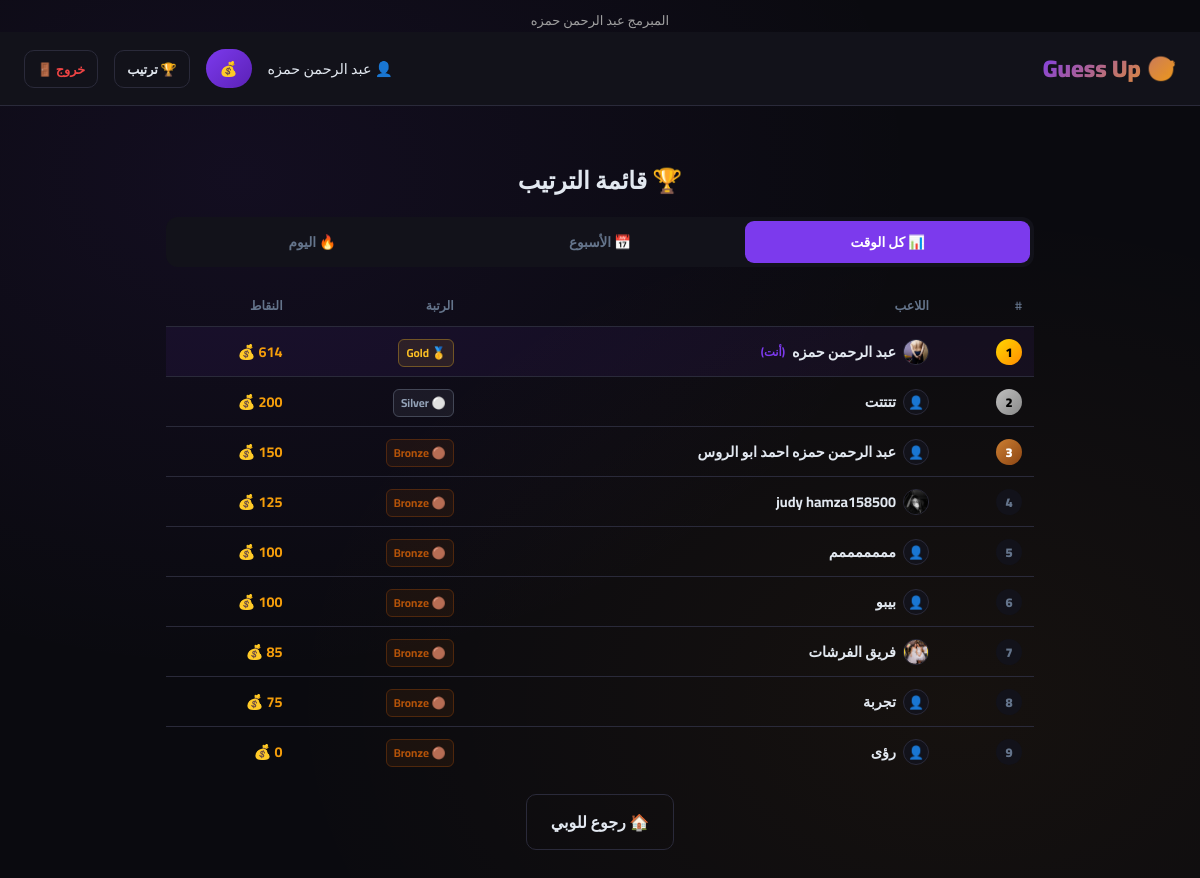
Screenshot of /leaderboard (signed in) with the database file from the repository.
### models.py (models this page shows, shortened)
class Player(db.Model):
    __tablename__     = 'players'
    id                = db.Column(db.Integer, primary_key=True)
    player_name       = db.Column(db.String(50), unique=True, nullable=False)
    password_hash     = db.Column(db.String(256), nullable=False)
    points            = db.Column(db.Integer, default=100)
    xp                = db.Column(db.Integer, default=0)       # م12: XP
    win_streak        = db.Column(db.Integer, default=0)       # م4: Streak
    best_streak       = db.Column(db.Integer, default=0)       # م4: أحسن streak
    last_daily_reward = db.Column(db.DateTime, nullable=True)  # م2: Daily Reward
    avatar            = db.Column(db.String(200), nullable=True)
    created_at        = db.Column(db.DateTime, default=datetime.utcnow)
    @property
    def rank(self):
        if self.points >= 1000: return {'name': 'Diamond', 'icon': '💎', 'color': '#60a5fa'}
        if self.points >= 500:  return {'name': 'Gold',    'icon': '🥇', 'color': '#fbbf24'}
        if self.points >= 200:  return {'name': 'Silver',  'icon': '⚪', 'color': '#94a3b8'}
        return                         {'name': 'Bronze',  'icon': '🟤', 'color': '#b45309'}

### app.py (the view)
@app.route('/leaderboard')
def leaderboard():
    all_time = get_leaderboard(20)
    week_ago = datetime.utcnow() - timedelta(days=7)
    today    = datetime.utcnow() - timedelta(hours=24)
    def weekly_board(since, lim=20):
        rows = (db.session.query(Match.winner_id,
                    db.func.sum(Match.bet).label('earned'),
                    db.func.count(Match.id).label('wins'))
                .filter(Match.created_at >= since, Match.winner_id != None)
                .group_by(Match.winner_id)
                .order_by(db.func.sum(Match.bet).desc()).limit(lim).all())
        return [{'player': get_player_by_id(r.winner_id),
                 'earned': r.earned, 'wins': r.wins}
                for r in rows if get_player_by_id(r.winner_id)]
    return render_template('leaderboard.html',
                           players=all_time,
                           weekly=weekly_board(week_ago),
                           today=weekly_board(today))

### auth.py (called while the page is built)
def get_player_by_id(player_id):
    return Player.query.filter_by(id=player_id).first()

### points.py (called while the page is built)
def get_leaderboard(limit=20):
    return Player.query.order_by(Player.points.desc()).limit(limit).all()

### templates/Leaderboard.html (shortened to what this page needs)
{% extends 'base.html' %}
{% block content %}
<div class="container">
    <div style="text-align:center;padding:20px 0 14px">
        <h1 style="font-size:1.5rem;font-weight:900">🏆 قائمة الترتيب</h1>
    </div>
    <div class="lb-tabs">
        <button class="lb-tab active" onclick="switchTab('alltime',this)">📊 كل الوقت</button>
        <button class="lb-tab"       onclick="switchTab('weekly',this)">📅 الأسبوع</button>
        <button class="lb-tab"       onclick="switchTab('today',this)">🔥 اليوم</button>
    </div>
    <div id="tab-alltime">
        {% if players %}
        <table class="lb-table">
            <thead><tr><th>#</th><th>اللاعب</th><th>الرتبة</th><th>النقاط</th></tr></thead>
            <tbody>
            {% for p in players %}
            {% set r = p.rank %}
            <tr {% if session.player_id == p.id %}class="me-row"{% endif %}>
                <td>
                    <span class="rank-badge rank-{% if loop.index<=3 %}{{loop.index}}{% else %}n{% endif %}">
                        {{loop.index}}
                    </span>
                </td>
                <td>
                    <a href="/player/{{ p.id }}" class="player-link">
                        {% if p.avatar %}
                            <img src="/static/avatars/{{ p.avatar }}" class="avatar-xs" alt="">
                        {% else %}
                            <span class="avatar-xs-ph">👤</span>
                        {% endif %}
                        {{ p.player_name }}
                        {% if session.player_id == p.id %}
                            <span style="color:var(--accent);font-size:.72rem">(أنت)</span>
                        {% endif %}
                    </a>
                </td>
                <td>
                    <span class="rank-tag" data-rank-color="{{ r.color }}">
                        {{ r.icon }} {{ r.name }}
                    </span>
                </td>
                <td class="pts-cell">{{ p.points }} 💰</td>
            </tr>
            {% endfor %}
            </tbody>
        </table>
        {% else %}
        <div style="text-align:center;color:var(--muted);padding:40px">مفيش لاعبين بعد 😅</div>
        {% endif %}
    </div>
    <div style="text-align:center;margin-top:18px">
        <a href="/lobby" class="btn btn-ghost">🏠 رجوع للوبي</a>
    </div>
</div>
{% endblock %}

### templates/Base.html (shortened to what this page needs)
<!DOCTYPE html>
<html lang="ar" dir="rtl">
<head>
</head>
    <body>
        <div style="text-align: center; font-weight: 300; color: #a0a0a0; font-size: 13px; padding-top: 8px;">
            المبرمج عبد الرحمن حمزه
        </div>
    <nav>
        <a href="/" class="nav-logo">🎯 Guess Up</a>
        <div class="nav-info">
            {% if session.player_name %}
                <span>👤 {{ session.player_name }}</span>
                <span class="points-badge">
                    💰
                </span>
                <a href="/leaderboard" class="btn btn-ghost" style="padding:6px 12px;font-size:0.8rem">🏆 ترتيب</a>
                <a href="/logout" class="btn btn-ghost" style="padding:6px 12px;font-size:0.8rem;color:var(--red)">خروج 🚪</a>
            {% endif %}
        </div>
    </nav>
    {% block content %}{% endblock %}
</body>
</html>

### templates/Base.html (style rules this page uses)
* { margin: 0; padding: 0; box-sizing: border-box; }
:root { --bg: #0a0a0f; --surface: #12121a; --card: #1a1a26; --border: #2a2a3a; --accent: #7c3aed; --accent2: #f59e0b; --green: #10b981; --red: #ef4444; --text: #e2e8f0; --muted: #64748b; --glow: 0 0 20px rgba(124,58,237,0.4); }
body { font-family: 'Cairo', sans-serif; background: var(--bg); color: var(--text); min-height: 100vh; background-image: radial-gradient(ellipse at 20% 20%, rgba(124,58,237,0.08) 0%, transparent 50%), radial-gradient(ellipse at 80% 80%, rgba(245,158,11,0.05) 0%, transparent 50%); }
nav { background: var(--surface); border-bottom: 1px solid var(--border); padding: 14px 24px; display: flex; justify-content: space-between; align-items: center; }
.nav-logo { font-size: 1.5rem; font-weight: 900; background: linear-gradient(135deg, var(--accent), var(--accent2)); -webkit-background-clip: text; -webkit-text-fill-color: transparent; text-decoration: none; }
.nav-info { display: flex; align-items: center; gap: 16px; font-size: 0.9rem; }
.points-badge { background: linear-gradient(135deg, var(--accent), #5b21b6); padding: 6px 14px; border-radius: 20px; font-weight: 700; font-size: 0.9rem; }
.container { max-width: 900px; margin: 0 auto; padding: 32px 16px; }
.btn { display: inline-flex; align-items: center; justify-content: center; gap: 8px; padding: 12px 24px; border-radius: 10px; font-family: 'Cairo', sans-serif; font-size: 1rem; font-weight: 700; cursor: pointer; border: none; transition: all 0.2s; text-decoration: none; }
.btn-ghost { background: transparent; border: 1px solid var(--border); color: var(--text); }

### templates/Leaderboard.html (style rules this page uses)
.lb-tabs { display:flex;background:var(--surface);border-radius:12px;padding:4px;margin-bottom:18px;gap:3px; }
.lb-tab { flex:1;padding:8px 4px;border:none;border-radius:9px; font-family:'Cairo',sans-serif;font-size:.85rem;font-weight:700; cursor:pointer;color:var(--muted);background:transparent;transition:.2s; }
.lb-tab.active { background:var(--accent);color:#fff; }
.lb-table { width:100%;border-collapse:collapse; }
.lb-table th { padding:9px 12px;text-align:right;color:var(--muted);font-size:.78rem;font-weight:600;border-bottom:1px solid var(--border); }
.lb-table td { padding:11px 12px;border-bottom:1px solid var(--border);font-size:.9rem;vertical-align:middle; }
.lb-table tr:last-child td { border-bottom:none; }
.rank-badge { width:26px;height:26px;border-radius:50%;display:inline-flex; align-items:center;justify-content:center;font-weight:900;font-size:.8rem; }
.rank-1 { background:linear-gradient(135deg,#ffd700,#ff8c00);color:#000; }
.rank-2 { background:linear-gradient(135deg,#c0c0c0,#888);color:#000; }
.rank-3 { background:linear-gradient(135deg,#cd7f32,#8b4513);color:#fff; }
.rank-n { background:var(--surface);color:var(--muted); }
.player-link { display:flex;align-items:center;gap:7px;text-decoration:none;color:var(--text);font-weight:700; }
.avatar-xs { width:26px;height:26px;border-radius:50%;object-fit:cover;border:1px solid var(--border); }
.avatar-xs-ph { width:26px;height:26px;border-radius:50%;background:var(--surface);border:1px solid var(--border); display:inline-flex;align-items:center;justify-content:center;font-size:.8rem; }
.pts-cell { color:var(--accent2);font-weight:700; }
.me-row td { background:rgba(124,58,237,.07)!important; }
.rank-tag { font-size:.72rem;font-weight:700;border-radius:6px; padding:2px 7px;border:1px solid; }

### rows the page displays
Player: player_name "عبد الرحمن حمزه", avatar (picture), shows "(أنت)", icon "🥇", name "Gold"
Player: player_name "تتتتت", icon "⚪", name "Silver"
Player: player_name "عبد الرحمن حمزه احمد ابو الروس", icon "🟤", name "Bronze"
Player: avatar (picture), player_name "judy hamza158500", icon "🟤", name "Bronze"
Player: player_name "مممممممم", icon "🟤", name "Bronze"
Player: player_name "بيبو", icon "🟤", name "Bronze"
Player: avatar (picture), player_name "فريق الفرشات", icon "🟤", name "Bronze", points "85"
Player: player_name "تجربة", icon "🟤", name "Bronze"
Player: player_name "رؤى", icon "🟤", name "Bronze"
